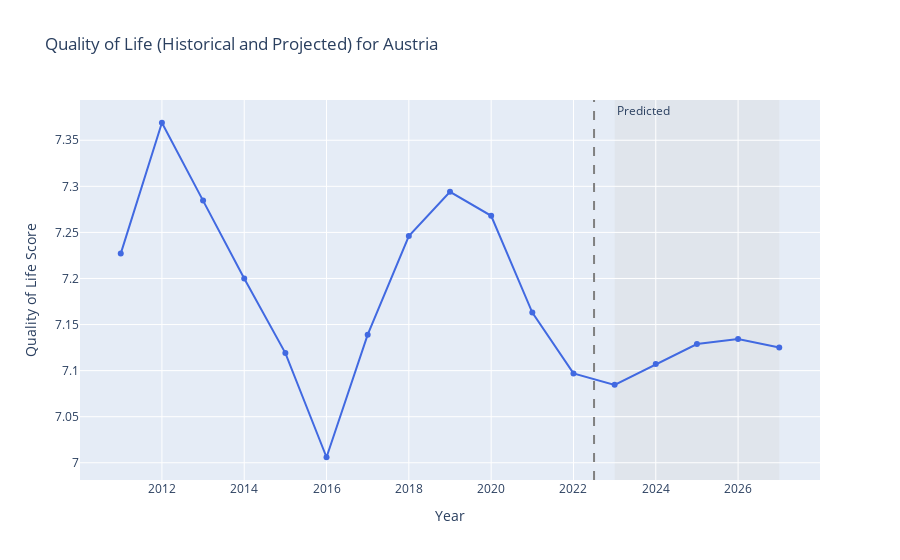

Write notebook code for a chart like this one.
### Code cell
test = prediction_table("Austria")
test1 = qol_df(df, test, "Austria")
plot_qol(test1, "Austria")

### Figure 1 — Plotly figure (JSON) as saved in the notebook; plotly's stock layout.template omitted (floating-point values rounded to 4 significant figures)
{"data": [{"customdata": [["Historical Score"], ["Historical Score"], ["Historical Score"], ["Historical Score"], ["Historical Score"], ["Historical Score"], ["Historical Score"], ["Historical Score"], ["Historical Score"], ["Historical Score"], ["Historical Score"], ["Historical Score"], ["Projected Score"], ["Projected Score"], ["Projected Score"], ["Projected Score"], ["Projected Score"]], "hovertemplate": "Year: %{x}<br>QoL Score: %{y:.3f}<br>Projected?: %{customdata[0]}<extra></extra>", "line": {"color": "royalblue"}, "mode": "lines+markers", "name": "QoL Score", "type": "scatter", "x": [2011, 2012, 2013, 2014, 2015, 2016, 2017, 2018, 2019, 2020, 2021, 2022, 2023, 2024, 2025, 2026, 2027], "y": [7.227, 7.369, 7.284, 7.2, 7.119, 7.006, 7.139, 7.246, 7.294, 7.268, 7.163, 7.097, 7.085, 7.107, 7.129, 7.134, 7.125]}], "layout": {"annotations": [{"showarrow": false, "text": "Predicted", "x": 2023, "xanchor": "left", "xref": "x", "y": 1, "yanchor": "top", "yref": "y domain"}], "hovermode": "x unified", "shapes": [{"line": {"color": "gray", "dash": "dash", "width": 2}, "type": "line", "x0": 2022.0, "x1": 2022.0, "xref": "x", "y0": 0, "y1": 1, "yref": "y domain"}, {"fillcolor": "lightgray", "layer": "below", "line": {"width": 0}, "opacity": 0.3, "type": "rect", "x0": 2023, "x1": 2027, "xref": "x", "y0": 0, "y1": 1, "yref": "y domain"}], "title": {"text": "Quality of Life (Historical and Projected) for Austria"}, "xaxis": {"title": {"text": "Year"}}, "yaxis": {"title": {"text": "Quality of Life Score"}}}}
